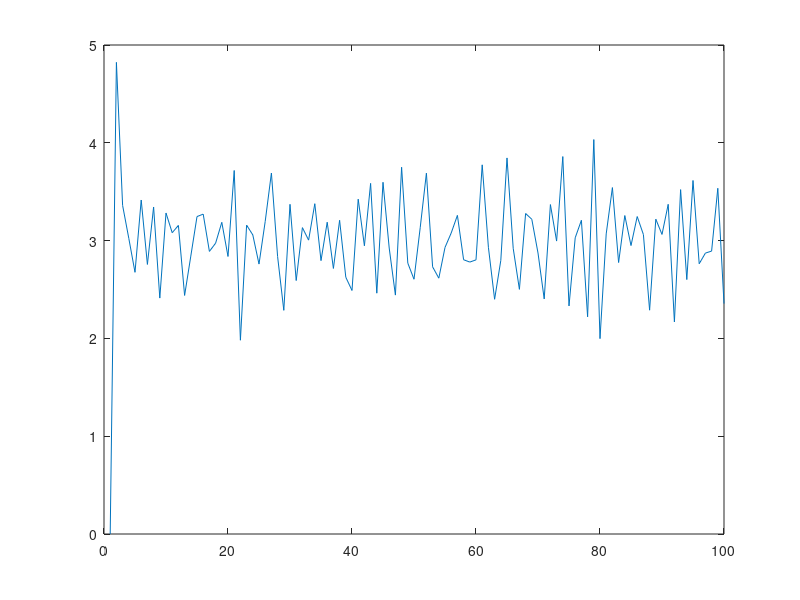

Source code (MATLAB): (Note: this script raises an error after producing the figure.)
clc
clear
close all

trials = 250; % number of trials

% row 1: PI controller
% row 2: Optimal Controller with Observer
% row 3: Optimal Controller with Time-Varying Kalman Filter
% row 4: Optimal Controller with Steady-State Kalman Filter
% row 5: Model Predictive Controller
muE = zeros([5, trials]);
stdE = zeros([5, trials]);

% Optimal controller parameters
Q = 1;
R = 1;

% Standard Deviation of Gaussian noise
sigma = sqrt(0.1);
Wvar = sigma^2;
Vvar = sigma^2;
nu = 1;

for i = 1:trials
disp("i = " + i);
N = 100; % number of time steps

E = zeros([1 N]); % energy (in kWh) stored over time
E(1) = 0; % initial energy stored in kWh
Es = zeros([1 N]); % energy provided by solar system into battery (in kWh)

% Input and output constraints
Esmin = -2;
Esmax = 2;
dEsmax = 2;
E_min = 1;
E_max = 6;

% PI CONTROLLER

% PI controller gains
Kp = 1;
Ki = 1;
Ed = 3; % setpoint
intD = 0; % integral of difference
for k = 1:(N - 1)
    D = Ed - E(k); % difference
    intD = intD + D; % integral of difference

    Es(k) = Kp*D + Ki*intD;
    El = nu+randn*sigma; % disturbance/noise

    E(k + 1) = E(k) + Es(k) - El;
end

% Mean Absolute Error (MAE) and Root Mean Square Error (RMSE)
muE(1, i) = mean(abs(E - Ed));
stdE(1, i) = sqrt(mean((E - Ed).^2));

if (i == 1)
% PI Control Output Plot
figure
plot(1:N, E);
title("PI Control (Variance = " + sigma^2 + "), MATLAB");
grid on
axis([1, N, 0, 7])
hold on
plot([1, N], [E_min, E_min]);
plot([1, N], [E_max, E_max]);
plot([1, N], [Ed, Ed]);
legend(["E(k)", "E_{min}", "E_{max}", "E_{set}"], 'location', 'best');
xlabel("k")
ylabel("Energy [kWh]")
hold off

% PI Control Input Plot
figure
plot(1:N, Es);
title("PI Control Input (Wvar = " + Wvar + ", Wvar = " + Vvar + "), MATLAB");
grid on
hold on
axis([1, N, 1.1*Esmin, 1.1*Esmax])
plot([1, N], [Esmin, Esmin]);
plot([1, N], [Esmax, Esmax]);
legend(["Es(k)", "Es_{min}", "Es_{max}"], 'location', 'best');
xlabel("k")
ylabel("Input Energy [kWh]")
hold off

% PI Control Delta-Input Plot
figure
plot(2:N, abs(Es(2:end) - Es(1:(end-1))));
title("PI Control Input Rate of Change (Wvar = " + Wvar + ", Wvar = " + Vvar + "), MATLAB");
grid on
hold on
axis([2, N, 0, 1.1*dEsmax])
plot([2, N], [dEsmax, dEsmax]);
legend(["\DeltaEs(k)", "\DeltaEs_{max}"], 'location', 'best');
xlabel("k")
ylabel("Rate of Change of Input Energy [kWh]")
hold off
end

% Optimal Control with Observer (OCO)
% Observer gain
L = 1;

Sinf = (Q + sqrt(Q^2 + 4*Q*R))/2;
pinf = -Ed * Q * (R + Sinf)/Sinf;
Kinf = Sinf/(R + Sinf);
Kcinf = -pinf/(R + Sinf);

E_opt = zeros([1, N]);
E_opt(1) = E(1);

E_opt_hat = zeros([1, N]);
E_opt_hat(1) = E(1);

Es_opt = zeros([1, N]);
for k = 1:(N - 1)
    Es_opt(k) = -Kinf * E_opt_hat(k) + Kcinf;
    El = nu+randn*sigma;

    E_opt(k + 1) = E_opt(k) + Es_opt(k) - El;
    E_opt_hat(k + 1) = E_opt_hat(k) + Es_opt(k) + L*(E_opt(k) - E_opt_hat(k));
end

% Mean Absolute Error (MAE) and Root Mean Square Error (RMSE)
muE(2, i) = mean(abs(E_opt - Ed));
stdE(2, i) = sqrt(mean((E_opt - Ed).^2));

if(i == 1)
% OCO Output Plot
figure
plot(1:N, E_opt);
title("Optimal Control with Observer (OCO) (Variance = " + sigma^2 + "), MATLAB");
grid on
axis([1, N, 0, 7])
hold on
plot([1, N], [E_min, E_min]);
plot([1, N], [E_max, E_max]);
plot([1, N], [Ed, Ed]);
legend(["E(k)", "E_{min}", "E_{max}", "E_{set}"], 'location', 'best');
xlabel("k")
ylabel("Energy [kWh]")
hold off

% OCO Input Plot
figure
plot(1:N, Es_opt);
title("OCO Input (Wvar = " + Wvar + ", Wvar = " + Vvar + "), MATLAB");
grid on
hold on
axis([1, N, 1.1*Esmin, 1.1*Esmax])
plot([1, N], [Esmin, Esmin]);
plot([1, N], [Esmax, Esmax]);
legend(["Es(k)", "Es_{min}", "Es_{max}"], 'location', 'best');
xlabel("k")
ylabel("Input Energy [kWh]")
hold off

% OCO Delta-Input Plot
figure
plot(2:N, abs(Es_opt(2:end) - Es_opt(1:(end-1))));
title("OCO Input Rate of Change (Wvar = " + Wvar + ", Wvar = " + Vvar + "), MATLAB");
grid on
hold on
axis([2, N, 0, 1.1*dEsmax])
plot([2, N], [dEsmax, dEsmax]);
legend(["\DeltaEs(k)", "\DeltaEs_{max}"], 'location', 'best');
xlabel("k")
ylabel("Rate of Change of Input Energy [kWh]")
hold off
end

% Optimal Control with Time-varying Kalman Filter (OCTVKF)
P = zeros([N 2]); % column 1 = a priori, column 2 = a posteriori
Kk = zeros([1 N]);
E_opt2 = zeros([1, N]);
E_opt2(1) = E(1);
E_hat = zeros([N, 2]); % column 1 = a priori, column 2 = a posteriori
E_hat(1, 2) = E(1);
y = zeros([1, N]);

Es_opt = zeros([1 N]);
for k = 2:N
    % Kalman filtering
    P(k, 1) = P(k-1, 2) + Wvar;
    Kk(k) = P(k, 1)/(Vvar + P(k, 1));
    P(k, 2) = (1 - Kk(k))*P(k, 1);

    Es_opt(k-1) = -Kinf*E_hat(k-1, 2) + Kcinf;
    E_opt2(k) = E_opt2(k-1) + Es_opt(k-1) + nu+randn*sqrt(Wvar);

    % More Kalman filtering
    y(k) = E_opt2(k) + nu+randn*sqrt(Vvar);
    E_hat(k, 1) = E_hat(k-1, 2) + Es_opt(k-1);
    E_hat(k, 2) = E_hat(k, 1) + Kk(k)*(y(k) - E_hat(k, 1));
end

% Mean Absolute Error (MAE) and Root Mean Square Error (RMSE)
muE(3, i) = mean(abs(E_opt2 - Ed));
stdE(3, i) = sqrt(mean((E_opt2 - Ed).^2));

if (i == 1)
% OCTVKF Output Plot
figure
plot(1:N, E_opt2);
title("Optimal Control with Time-Varying Kalman Filter (Wvar = " + Wvar + ", Wvar = " + Vvar + "), MATLAB");
grid on
axis([1, N, 0, 7])
hold on
plot([1, N], [E_min, E_min]);
plot([1, N], [E_max, E_max]);
plot([1, N], [Ed, Ed]);
legend(["E(k)", "E_{min}", "E_{max}", "E_{set}"], 'location', 'best');
xlabel("k")
ylabel("Energy [kWh]")
hold off

% OCTVKF Input Plot
figure
plot(1:N, Es_opt);
title("OCTVKF Input (Wvar = " + Wvar + ", Wvar = " + Vvar + "), MATLAB");
grid on
hold on
axis([1, N, 1.1*Esmin, 1.1*Esmax])
plot([1, N], [Esmin, Esmin]);
plot([1, N], [Esmax, Esmax]);
legend(["Es(k)", "Es_{min}", "Es_{max}"], 'location', 'best');
xlabel("k")
ylabel("Input Energy [kWh]")
hold off

% OCTVKF Delta-Input Plot
figure
plot(2:N, abs(Es_opt(2:end) - Es_opt(1:(end-1))));
title("OCTVKF Input Rate of Change (Wvar = " + Wvar + ", Wvar = " + Vvar + "), MATLAB");
grid on
hold on
axis([2, N, 0, 1.1*dEsmax])
plot([2, N], [dEsmax, dEsmax]);
legend(["\DeltaEs(k)", "\DeltaEs_{max}"], 'location', 'best');
xlabel("k")
ylabel("Rate of Change of Input Energy [kWh]")
hold off
end

% Optimal Control with Steady-State Kalman Filter (OCSSKF)
Pinf = (Wvar + sqrt(Wvar + 4*Vvar))/2;
Kkinf = Pinf/(Vvar + Pinf);

E_opt3 = zeros([1, N]);
E_opt3(1) = E(1);

Es_opt = zeros([1 N]);
for k = 2:N
    Es_opt(k-1) = -Kinf*E_hat(k-1, 2) + Kcinf;
    E_opt3(k) = E_opt3(k-1) + Es_opt(k-1) + nu+randn*sqrt(Wvar);
    y(k) = E_opt3(k) + nu+randn*sqrt(Vvar);

    % Steady-state Kalman filtering
    E_hat(k, 1) = E_hat(k-1, 2) + Es_opt(k-1);
    E_hat(k, 2) = E_hat(k, 1) + Kkinf*(y(k) - E_hat(k, 1));
end

% Mean Absolute Error (MAE) and Root Mean Square Error (RMSE)
muE(4, i) = mean(abs(E_opt3 - Ed));
stdE(4, i) = sqrt(mean((E_opt3 - Ed).^2));

if (i == 1)
% OCSSKF Output Plot
figure
plot(1:N, E_opt3);
title("Optimal Control with Steady-State Kalman Filter (Wvar = " + Wvar + ", Wvar = " + Vvar + "), MATLAB");
grid on
axis([1, N, 0, 7])
hold on
plot([1, N], [E_min, E_min]);
plot([1, N], [E_max, E_max]);
plot([1, N], [Ed, Ed]);
legend(["E(k)", "E_{min}", "E_{max}", "E_{set}"], 'location', 'best');
xlabel("k")
ylabel("Energy [kWh]")
hold off

% OCSSKF Input Plot
figure
plot(1:N, Es_opt);
title("OCSSKF Input (Wvar = " + Wvar + ", Wvar = " + Vvar + "), MATLAB");
grid on
hold on
axis([1, N, 1.1*Esmin, 1.1*Esmax])
plot([1, N], [Esmin, Esmin]);
plot([1, N], [Esmax, Esmax]);
legend(["Es(k)", "Es_{min}", "Es_{max}"], 'location', 'best');
xlabel("k")
ylabel("Input Energy [kWh]")
hold off

% OCSSKF Delta-Input Plot
figure
plot(2:N, abs(Es_opt(2:end) - Es_opt(1:(end-1))));
title("OCSSKF Input Rate of Change (Wvar = " + Wvar + ", Wvar = " + Vvar + "), MATLAB");
grid on
hold on
axis([2, N, 0, 1.1*dEsmax])
plot([2, N], [dEsmax, dEsmax]);
legend(["\DeltaEs(k)", "\DeltaEs_{max}"], 'location', 'best');
xlabel("k")
ylabel("Rate of Change of Input Energy [kWh]")
hold off
end

% Model Predictive Controller (MPC)
Ts = 0.01; % Sample Time
mInfo = [Ts, 1, 1, 0, 1, 1, 0]; % first row of the system in MOD format
phi = 1;
gamma = [1, -1];
C = 1;
D = [0, 0];
model = ss2mod(phi, gamma, C, D, mInfo);

r = Ed*ones([N+1, 1]); % command
Hu = 3; % control horizon
Hp = 5; % prediction horizon
TF = N*Ts; % final time

% input and output constraints
Ucon = [Esmin*ones([N+1, 1]), Esmax*ones([N+1, 1]), dEsmax*ones([N+1, 1])];
Ycon = [E_min*ones([N+1, 1]), E_max*ones([N+1, 1])];

% estimator gain
Kest = smpcest(model, Wvar, Vvar);

% Gaussian noise disturbance
w = sqrt(Wvar).*(randn([N+1, 1]))+nu;

% MPC simulation
[yp, u, ~] = scmpc(model, model, Q, R, Hu, Hp, TF, r, Ucon, Ycon, Kest, 0, [], w);
%clc
%{
M = min(size(yp, 1), N+1);
yp = yp(1:M);
u = u(1:M);
%}

% Mean Absolute Error (MAE) and Root Mean Square Error (RMSE)
muE(5, i) = mean(abs(yp - Ed));
stdE(5, i) = sqrt(mean((yp - Ed).^2));

if (i == 1)
% MPC Output Plot
figure
plot(0:N, [yp, r]);
title("Model Predictive Controller (Wvar = " + Wvar + ", Wvar = " + Vvar + "), MATLAB");
grid on
axis([1, N, 0, 7])
hold on
plot([0, N], [E_min, E_min]);
plot([0, N], [E_max, E_max]);
legend(["E(k)", "E_{set}", "E_{min}", "E_{max}"], 'location', 'best');
xlabel("k")
ylabel("Energy [kWh]")
hold off

% MPC Input Plot
figure
plot(0:N, u);
title("MPC Control Input (Wvar = " + Wvar + ", Wvar = " + Vvar + "), MATLAB");
grid on
hold on
axis([0, N, 1.1*Esmin, 1.1*Esmax])
plot([0, N], [Esmin, Esmin]);
plot([0, N], [Esmax, Esmax]);
legend(["Es(k)", "Es_{min}", "Es_{max}"], 'location', 'best');
xlabel("k")
ylabel("Input Energy [kWh]")
hold off

% MPC Input Rate of Change Plot
figure
plot(1:N, abs(u(2:end) - u(1:(end-1))));
title("MPC Input Rate of Change (Wvar = " + Wvar + ", Wvar = " + Vvar + "), MATLAB");
grid on
hold on
axis([1, N, 0, 1.1*dEsmax])
plot([1, N], [dEsmax, dEsmax]);
legend(["\DeltaEs(k)", "\DeltaEs_{max}"], 'location', 'best');
xlabel("k")
ylabel("Rate of Change of Input Energy [kWh]")
hold off
end

end

% Mean Errors
fprintf("Average MAE for PI Controller: %f\n", mean(muE(1, :)));
fprintf("Average MAE for Optimal Controller with Observer: %f\n", mean(muE(2, :)));
fprintf("Average MAE for Optimal Controller with Time-Varying Kalman Filter: %f\n", mean(muE(3, :)));
fprintf("Average MAE for Optimal Controller with Steady-State Kalman Filter: %f\n", mean(muE(4, :)));
fprintf("Average MAE for Model Predictive Controller: %f\n\n", mean(muE(5, :)));

% RMSEs
fprintf("Average RMSE for PI Controller: %f\n", mean(stdE(1, :)));
fprintf("Average RMSE for Optimal Controller with Observer: %f\n", mean(stdE(2, :)));
fprintf("Average RMSE for Optimal Controller with Time-Varying Kalman Filter: %f\n", mean(stdE(3, :)));
fprintf("Average RMSE for Optimal Controller with Steady-State Kalman Filter: %f\n", mean(stdE(4, :)));
fprintf("Average RMSE for Model Predictive Controller: %f\n", mean(stdE(5, :)));